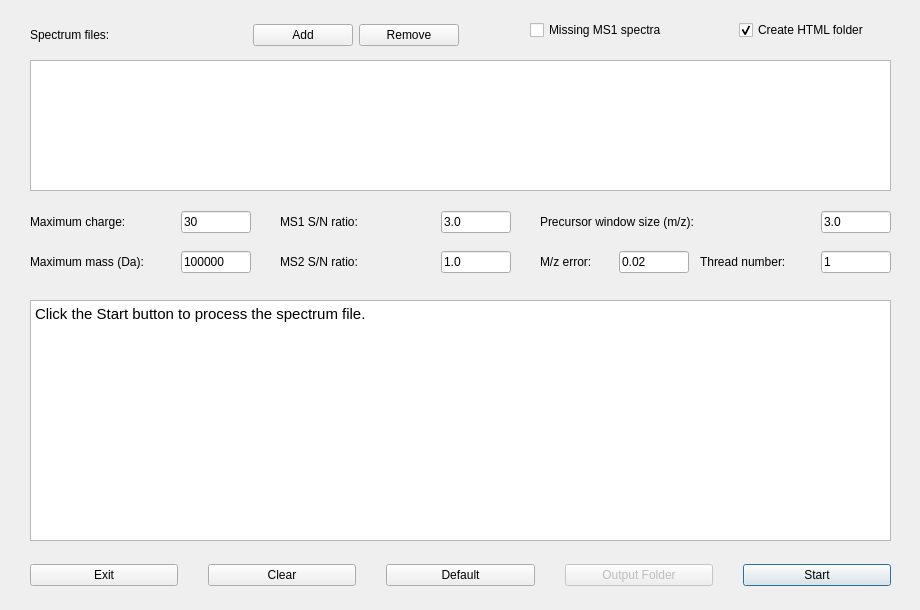
<?xml version="1.0" encoding="UTF-8"?>
<ui version="4.0">
 <class>TopFDDialog</class>
 <widget class="QMainWindow" name="TopFDDialog">
  <property name="geometry">
   <rect>
    <x>0</x>
    <y>0</y>
    <width>920</width>
    <height>610</height>
   </rect>
  </property>
  <property name="sizePolicy">
   <sizepolicy hsizetype="Preferred" vsizetype="Preferred">
    <horstretch>100</horstretch>
    <verstretch>100</verstretch>
   </sizepolicy>
  </property>
  <property name="minimumSize">
   <size>
    <width>920</width>
    <height>610</height>
   </size>
  </property>
  <property name="maximumSize">
   <size>
    <width>920</width>
    <height>610</height>
   </size>
  </property>
  <property name="windowTitle">
   <string>TopFD</string>
  </property>
  <property name="windowIcon">
   <iconset resource="../../../toppic_tutorial/toppic_1.3.1/src/gui/topfd/icon.qrc">
    <normaloff>:/icon/toppic.ico</normaloff>:/icon/toppic.ico</iconset>
  </property>
  <widget class="QWidget" name="centralWidget">
   <widget class="QWidget" name="horizontalLayoutWidget">
    <property name="geometry">
     <rect>
      <x>30</x>
      <y>10</y>
      <width>429</width>
      <height>50</height>
     </rect>
    </property>
    <layout class="QHBoxLayout" name="horizontalLayout">
     <item>
      <widget class="QLabel" name="label">
       <property name="text">
        <string>Spectrum files: </string>
       </property>
      </widget>
     </item>
     <item>
      <widget class="QPushButton" name="addButton">
       <property name="minimumSize">
        <size>
         <width>100</width>
         <height>0</height>
        </size>
       </property>
       <property name="maximumSize">
        <size>
         <width>100</width>
         <height>16777215</height>
        </size>
       </property>
       <property name="text">
        <string>Add</string>
       </property>
      </widget>
     </item>
     <item>
      <widget class="QPushButton" name="delButton">
       <property name="minimumSize">
        <size>
         <width>100</width>
         <height>0</height>
        </size>
       </property>
       <property name="maximumSize">
        <size>
         <width>100</width>
         <height>16777215</height>
        </size>
       </property>
       <property name="text">
        <string>Remove</string>
       </property>
      </widget>
     </item>
    </layout>
   </widget>
   <widget class="QWidget" name="horizontalLayoutWidget_2">
    <property name="geometry">
     <rect>
      <x>30</x>
      <y>200</y>
      <width>221</width>
      <height>44</height>
     </rect>
    </property>
    <layout class="QHBoxLayout">
     <property name="sizeConstraint">
      <enum>QLayout::SetDefaultConstraint</enum>
     </property>
     <property name="rightMargin">
      <number>0</number>
     </property>
     <item>
      <widget class="QLabel" name="label_2">
       <property name="minimumSize">
        <size>
         <width>0</width>
         <height>0</height>
        </size>
       </property>
       <property name="layoutDirection">
        <enum>Qt::LeftToRight</enum>
       </property>
       <property name="text">
        <string>Maximum charge: </string>
       </property>
      </widget>
     </item>
     <item alignment="Qt::AlignRight">
      <widget class="QLineEdit" name="maxChargeEdit">
       <property name="enabled">
        <bool>true</bool>
       </property>
       <property name="minimumSize">
        <size>
         <width>70</width>
         <height>0</height>
        </size>
       </property>
       <property name="maximumSize">
        <size>
         <width>70</width>
         <height>16777215</height>
        </size>
       </property>
       <property name="text">
        <string>30</string>
       </property>
      </widget>
     </item>
    </layout>
   </widget>
   <widget class="QWidget" name="horizontalLayoutWidget_3">
    <property name="geometry">
     <rect>
      <x>30</x>
      <y>240</y>
      <width>221</width>
      <height>44</height>
     </rect>
    </property>
    <layout class="QHBoxLayout" name="horizontalLayout_3">
     <item>
      <widget class="QLabel" name="label_3">
       <property name="sizePolicy">
        <sizepolicy hsizetype="Preferred" vsizetype="Preferred">
         <horstretch>0</horstretch>
         <verstretch>0</verstretch>
        </sizepolicy>
       </property>
       <property name="minimumSize">
        <size>
         <width>0</width>
         <height>0</height>
        </size>
       </property>
       <property name="text">
        <string>Maximum mass (Da): </string>
       </property>
      </widget>
     </item>
     <item alignment="Qt::AlignRight">
      <widget class="QLineEdit" name="maxMassEdit">
       <property name="minimumSize">
        <size>
         <width>70</width>
         <height>0</height>
        </size>
       </property>
       <property name="maximumSize">
        <size>
         <width>70</width>
         <height>16777215</height>
        </size>
       </property>
       <property name="text">
        <string>100000</string>
       </property>
      </widget>
     </item>
    </layout>
   </widget>
   <widget class="QWidget" name="horizontalLayoutWidget_4">
    <property name="geometry">
     <rect>
      <x>540</x>
      <y>240</y>
      <width>151</width>
      <height>44</height>
     </rect>
    </property>
    <layout class="QHBoxLayout" name="horizontalLayout_4">
     <item>
      <widget class="QLabel" name="label_4">
       <property name="minimumSize">
        <size>
         <width>0</width>
         <height>0</height>
        </size>
       </property>
       <property name="text">
        <string>M/z error: </string>
       </property>
      </widget>
     </item>
     <item alignment="Qt::AlignLeft">
      <widget class="QLineEdit" name="mzErrorEdit">
       <property name="minimumSize">
        <size>
         <width>40</width>
         <height>0</height>
        </size>
       </property>
       <property name="maximumSize">
        <size>
         <width>70</width>
         <height>16777215</height>
        </size>
       </property>
       <property name="text">
        <string>0.02</string>
       </property>
      </widget>
     </item>
    </layout>
   </widget>
   <widget class="QWidget" name="horizontalLayoutWidget_5">
    <property name="geometry">
     <rect>
      <x>280</x>
      <y>200</y>
      <width>231</width>
      <height>44</height>
     </rect>
    </property>
    <layout class="QHBoxLayout" name="horizontalLayout_5">
     <item>
      <widget class="QLabel" name="label_5">
       <property name="minimumSize">
        <size>
         <width>110</width>
         <height>0</height>
        </size>
       </property>
       <property name="text">
        <string>MS1 S/N ratio: </string>
       </property>
      </widget>
     </item>
     <item alignment="Qt::AlignRight">
      <widget class="QLineEdit" name="ms1snRatioEdit">
       <property name="minimumSize">
        <size>
         <width>0</width>
         <height>0</height>
        </size>
       </property>
       <property name="maximumSize">
        <size>
         <width>70</width>
         <height>16777215</height>
        </size>
       </property>
       <property name="text">
        <string>3.0</string>
       </property>
      </widget>
     </item>
    </layout>
   </widget>
   <widget class="QWidget" name="horizontalLayoutWidget_7">
    <property name="geometry">
     <rect>
      <x>30</x>
      <y>550</y>
      <width>861</width>
      <height>50</height>
     </rect>
    </property>
    <layout class="QHBoxLayout" name="horizontalLayout_7">
     <property name="spacing">
      <number>30</number>
     </property>
     <item>
      <widget class="QPushButton" name="exitButton">
       <property name="text">
        <string>Exit</string>
       </property>
      </widget>
     </item>
     <item>
      <widget class="QPushButton" name="clearButton">
       <property name="text">
        <string>Clear</string>
       </property>
      </widget>
     </item>
     <item>
      <widget class="QPushButton" name="defaultButton">
       <property name="text">
        <string>Default</string>
       </property>
      </widget>
     </item>
     <item>
      <widget class="QPushButton" name="outputButton">
       <property name="enabled">
        <bool>false</bool>
       </property>
       <property name="text">
        <string>Output Folder</string>
       </property>
      </widget>
     </item>
     <item>
      <widget class="QPushButton" name="startButton">
       <property name="enabled">
        <bool>true</bool>
       </property>
       <property name="acceptDrops">
        <bool>false</bool>
       </property>
       <property name="text">
        <string>Start</string>
       </property>
       <property name="checkable">
        <bool>false</bool>
       </property>
       <property name="autoDefault">
        <bool>true</bool>
       </property>
       <property name="default">
        <bool>true</bool>
       </property>
       <property name="flat">
        <bool>false</bool>
       </property>
      </widget>
     </item>
    </layout>
   </widget>
   <widget class="QWidget" name="horizontalLayoutWidget_8">
    <property name="geometry">
     <rect>
      <x>540</x>
      <y>200</y>
      <width>351</width>
      <height>44</height>
     </rect>
    </property>
    <layout class="QHBoxLayout" name="horizontalLayout_2" stretch="0,0">
     <item>
      <widget class="QLabel" name="label_6">
       <property name="minimumSize">
        <size>
         <width>120</width>
         <height>0</height>
        </size>
       </property>
       <property name="text">
        <string>Precursor window size (m/z): </string>
       </property>
      </widget>
     </item>
     <item alignment="Qt::AlignRight">
      <widget class="QLineEdit" name="windowSizeEdit">
       <property name="minimumSize">
        <size>
         <width>0</width>
         <height>0</height>
        </size>
       </property>
       <property name="maximumSize">
        <size>
         <width>70</width>
         <height>16777215</height>
        </size>
       </property>
       <property name="text">
        <string>3.0</string>
       </property>
      </widget>
     </item>
    </layout>
   </widget>
   <widget class="QTextBrowser" name="outputTextBrowser">
    <property name="geometry">
     <rect>
      <x>30</x>
      <y>300</y>
      <width>861</width>
      <height>241</height>
     </rect>
    </property>
    <property name="html">
     <string>&lt;!DOCTYPE HTML PUBLIC &quot;-//W3C//DTD HTML 4.0//EN&quot; &quot;http://www.w3.org/TR/REC-html40/strict.dtd&quot;&gt;
&lt;html&gt;&lt;head&gt;&lt;meta name=&quot;qrichtext&quot; content=&quot;1&quot; /&gt;&lt;style type=&quot;text/css&quot;&gt;
p, li { white-space: pre-wrap; }
&lt;/style&gt;&lt;/head&gt;&lt;body style=&quot; font-family:'MS Shell Dlg 2'; font-size:8.25pt; font-weight:400; font-style:normal;&quot;&gt;
&lt;p style=&quot; margin-top:0px; margin-bottom:0px; margin-left:0px; margin-right:0px; -qt-block-indent:0; text-indent:0px;&quot;&gt;&lt;span style=&quot; font-family:'Cantarell'; font-size:11pt;&quot;&gt;Click the Start button to process the spectrum file.&lt;/span&gt;&lt;/p&gt;&lt;/body&gt;&lt;/html&gt;</string>
    </property>
   </widget>
   <widget class="QWidget" name="horizontalLayoutWidget_9">
    <property name="geometry">
     <rect>
      <x>280</x>
      <y>240</y>
      <width>231</width>
      <height>44</height>
     </rect>
    </property>
    <layout class="QHBoxLayout" name="horizontalLayout_8">
     <item>
      <widget class="QLabel" name="label_7">
       <property name="text">
        <string>MS2 S/N ratio:</string>
       </property>
      </widget>
     </item>
     <item alignment="Qt::AlignRight">
      <widget class="QLineEdit" name="ms2snRatioEdit">
       <property name="maximumSize">
        <size>
         <width>70</width>
         <height>16777215</height>
        </size>
       </property>
       <property name="text">
        <string>1.0</string>
       </property>
      </widget>
     </item>
    </layout>
   </widget>
   <widget class="QListWidget" name="listWidget">
    <property name="geometry">
     <rect>
      <x>30</x>
      <y>60</y>
      <width>861</width>
      <height>131</height>
     </rect>
    </property>
   </widget>
   <widget class="QWidget" name="horizontalLayoutWidget_10">
    <property name="geometry">
     <rect>
      <x>700</x>
      <y>240</y>
      <width>191</width>
      <height>44</height>
     </rect>
    </property>
    <layout class="QHBoxLayout" name="horizontalLayout_9">
     <item>
      <widget class="QLabel" name="label_8">
       <property name="minimumSize">
        <size>
         <width>110</width>
         <height>0</height>
        </size>
       </property>
       <property name="text">
        <string>Thread number:</string>
       </property>
      </widget>
     </item>
     <item>
      <widget class="QLineEdit" name="threadNumberEdit">
       <property name="minimumSize">
        <size>
         <width>0</width>
         <height>0</height>
        </size>
       </property>
       <property name="maximumSize">
        <size>
         <width>70</width>
         <height>16777215</height>
        </size>
       </property>
       <property name="text">
        <string>1</string>
       </property>
      </widget>
     </item>
    </layout>
   </widget>
   <widget class="QWidget" name="horizontalLayoutWidget_11">
    <property name="geometry">
     <rect>
      <x>530</x>
      <y>10</y>
      <width>411</width>
      <height>40</height>
     </rect>
    </property>
    <layout class="QHBoxLayout" name="horizontalLayout_10">
     <item>
      <widget class="QCheckBox" name="missLevelOneCheckBox">
       <property name="acceptDrops">
        <bool>false</bool>
       </property>
       <property name="text">
        <string>Missing MS1 spectra</string>
       </property>
       <property name="checkable">
        <bool>true</bool>
       </property>
       <property name="checked">
        <bool>false</bool>
       </property>
      </widget>
     </item>
     <item>
      <widget class="QCheckBox" name="geneHTMLCheckBox">
       <property name="acceptDrops">
        <bool>false</bool>
       </property>
       <property name="text">
        <string>Create HTML folder</string>
       </property>
       <property name="checkable">
        <bool>true</bool>
       </property>
       <property name="checked">
        <bool>true</bool>
       </property>
      </widget>
     </item>
    </layout>
   </widget>
  </widget>
 </widget>
 <resources/>
 <connections/>
</ui>
